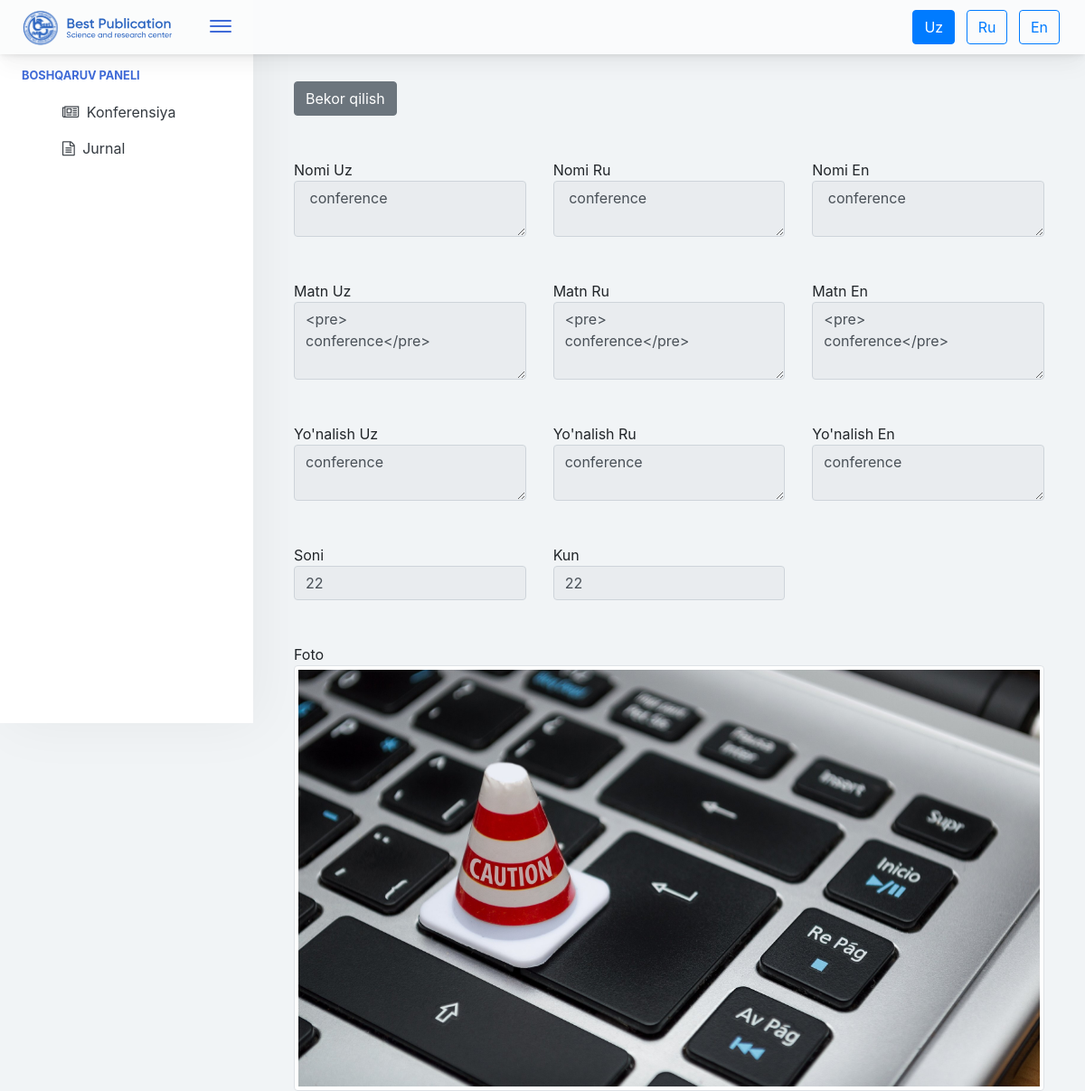
/admin/conference/view/1 (signed in), run on the app's committed database.
### tables this page shows
CREATE TABLE `conference` (
  `id` int(11) NOT NULL,
  `name_uz` varchar(255) NOT NULL,
  `name_en` varchar(255) NOT NULL,
  `name_ru` varchar(255) NOT NULL,
  `content_uz` text NOT NULL,
  `content_en` text NOT NULL,
  `content_ru` text NOT NULL,
  `photo` varchar(255) NOT NULL,
  `soni` varchar(255) NOT NULL,
  `kuni` varchar(255) NOT NULL,
  `yonalish_uz` varchar(255) NOT NULL,
  `yonalish_ru` varchar(255) NOT NULL,
  `yonalish_en` varchar(255) NOT NULL,
  `vaqt` datetime NOT NULL
);

### admin/config.php (called while the page is built, shortened)
<?php
$lang_count = 3;
if (isset($_COOKIE['lang'])){
    $lang = $_COOKIE['lang'];
}else {
    $lang = "uz";
}
$uri = explode("/",$_SERVER['REQUEST_URI']);

### admin/pages/conference/view.php (the view, shortened to what this page needs)
<?php
global $uri;
global $lang_count;
global $lang;
global $local_strings;
$district = getOne($uri[4], "conference");
?>
<div class="container">
    <div class="row">
        <div class="col">
            <a href="/admin/<? echo $uri[2];?>" class="btn btn-secondary"> <? echo $local_strings[$lang]['cancel']; ?> </a>
        </div>
    </div>
    <?
    if ($district !== null) {
        ?>
        <div class="row mt-5">
            <?
            if ($lang_count === 1) {
            }else {
                ?>
                <div class="col-4">
                    <span><? echo $local_strings[$lang]['name'];?> Uz</span>
                    <textarea class="form-control" rows="2" disabled> <? echo $district['name_uz']; ?> </textarea>
                </div>
                <div class="col-4">
                    <span><? echo $local_strings[$lang]['name'];?> Ru</span>
                    <textarea class="form-control" rows="2" disabled> <? echo $district['name_ru']; ?> </textarea>
                </div>
                <div class="col-4">
                    <span><? echo $local_strings[$lang]['name'];?> En</span>
                    <textarea class="form-control" rows="2" disabled> <? echo $district['name_en']; ?> </textarea>
                </div>
                <?
            }
            if ($lang_count >= 3){
                echo "<div class='col-4 mt-5'>";
                echo "<span>".$local_strings[$lang]['description']." Uz</span>";
                echo "<textarea class='form-control' rows='3' disabled>".$district['content_uz']."</textarea>";
                echo "</div>";
                echo "<div class='col-4 mt-5'>";
                echo "<span>".$local_strings[$lang]['description']." Ru</span>";
                echo "<textarea class='form-control' rows='3' disabled>".$district['content_ru']."</textarea>";
                echo "</div>";
                echo "<div class='col-4 mt-5'>";
                echo "<span>".$local_strings[$lang]['description']." En</span>";
                echo "<textarea class='form-control' rows='3' disabled>".$district['content_en']."</textarea>";
                echo "</div>";
                echo "<div class='col-4 mt-5'>";
                echo "<span>".$local_strings[$lang]['pattern']." Uz</span>";
                echo "<textarea class='form-control' rows='2' disabled>".$district['yonalish_uz']."</textarea>";
                echo "</div>";
                echo "<div class='col-4 mt-5'>";
                echo "<span>".$local_strings[$lang]['pattern']." Ru</span>";
                echo "<textarea class='form-control' rows='2' disabled>".$district['yonalish_ru']."</textarea>";
                echo "</div>";
                echo "<div class='col-4 mt-5'>";
                echo "<span>".$local_strings[$lang]['pattern']." En</span>";
                echo "<textarea class='form-control' rows='2' disabled>".$district['yonalish_en']."</textarea>";
                echo "</div>";
                echo "<div class='col-4 mt-5'>";
                echo "<span>".$local_strings[$lang]['daycount']."</span>";
                echo "<input class='form-control' disabled value='".$district['soni']."'>";
                echo "</div>";
                echo "<div class='col-4 mt-5'>";
                echo "<span>".$local_strings[$lang]['p4']."</span>";
                echo "<input class='form-control' disabled value='".$district['kuni']."'>";
                echo "</div>";
                echo "<div class='col-12 mx-auto mt-5'>";
                echo "<span>".$local_strings[$lang]['photo']."</span>";
                echo "<img src='/uploads/".$district['photo']."' class='img-thumbnail'>";
                echo "</div>";
            }
            ?>
        </div>
        <?
    } else {
    }
    ?>
</div>

### admin/index.php (shortened to what this page needs)
<?php
include "./main_funcs.php";
include "./config.php";
global $uri;
global $count;
global $local_strings;
global $lang;
    ?>
<!doctype html>
<html lang="en">
<head>
    <link rel="stylesheet" type="text/css" href="/admin/style/style.css">
    <link rel="stylesheet" type="text/css" href="/admin/css/bootstrap.min.css">
    <link rel="stylesheet" type="text/css" href="/admin/css/font-awesome.min.css">
</head>
<body>
<div class="app-container app-theme-white body-tabs-shadow fixed-sidebar fixed-header">
    <div class="app-header header-shadow">
        <div class="app-header__logo">
            <div class="logo-src">
                <img src="/admin/images/logo.svg" alt="alternative" style="width: 180px; margin-top: -8px;">
            </div>
            <div class="header__pane ml-auto">
                <div>
                    <button type="button" class="hamburger close-sidebar-btn hamburger--elastic"
                            data-class="closed-sidebar">
                                <span class="hamburger-box">
                                    <span class="hamburger-inner"></span>
                                </span>
                    </button>
                </div>
            </div>
        </div>
        <div class="app-header__content">
            <div class="app-header-left">
                <div class="search-wrapper">
                    <div class="input-holder">
                    </div>
                </div>
            </div>
            <div class="app-header-right">
                <form method="post">
                    <input type="submit" name="lang" value="Uz"
                           class="btn mx-1 <? echo $lang === 'uz' ? "btn-primary" : 'btn-outline-primary'; ?>">
                    <input type="submit" name="lang" value="Ru"
                           class="btn mx-1 <? echo $lang === 'ru' ? "btn-primary" : 'btn-outline-primary'; ?>">
                    <input type="submit" name="lang" value="En"
                           class="btn mx-1 <? echo $lang === 'en' ? "btn-primary" : 'btn-outline-primary'; ?>">
                </form>
            </div>
        </div>
    </div>
    <div class="app-main">
        <div class="app-sidebar sidebar-shadow">
            <div class="scrollbar-sidebar">
                <div class="app-sidebar__inner">
                    <ul class="vertical-nav-menu">
                        <li class="app-sidebar__heading"><? echo $local_strings[$lang]["admin_panel"]; ?></li>
                        <li>
                            <a href="/admin/conference">
                                <i class="fa fa-newspaper-o mr-1"></i>
                                <? echo $local_strings[$lang]["sidebar5"]; ?>
                            </a>
                        </li>
                        <li>
                            <a href="/admin/blog">
                                <i class="fa fa-file-text-o mr-1"></i>
                                <? echo $local_strings[$lang]["sidebar2"]; ?>
                            </a>
                        </li>
                    </ul>
                </div>
            </div>
        </div>
        <div class="app-main__outer">
            <div class="app-main__inner">
                <?php
                if ($uri[1] === "admin") {
                    primary($uri, $count);
                }
                ?>
            </div>
        </div>
    </div>
</div>
</body>
</body>
</html>

### admin/main_funcs.php (shortened to what this page needs)
    <?php
function primary($uri, $count)
{
    if ($count === 3){
        switch ($uri[2]){
            case "blog" : include "./pages/blog/index.php";
                break;
            case "conference" : include "./pages/conference/index.php";
                break;
            default : null;
        }
    }
    elseif ($count === 5){
        if ($uri[3] === "view"){
            switch ($uri[2]){
                case "conference" : include "./pages/conference/view.php";
                    break;
            }
        }  elseif ($uri[3] === "add") {
            switch ($uri[2]){
                default : null;
            }
        } elseif ($uri[3] === "delete") {
            include "./pages/delete.php";
        }
    } else {
        echo "Not found";
    }
}
function getOne($id,$table)
{
    global $con;
    $sql = "select * from {$table} where id = '{$id}'";
    $r = mysqli_query($con, $sql);
    if (mysqli_num_rows($r) > 0) {
        return mysqli_fetch_array($r, MYSQLI_ASSOC);
    } else {
        return null;
    }
}
        ?><script>window.location.href = window.location.origin + "/admin/<?echo $page;?>"</script><?php

### data on the page
conference: name_uz "conference", name_ru "conference", name_en "conference", content_uz "<pre> conference</pre>", content_ru "<pre> conference</pre>", content_en "<pre> conference</pre>", yonalish_uz "conference", yonalish_ru "conference", yonalish_en "conference", soni "22", kuni "22", photo (picture)

### other printed values
$local_strings[$lang]["admin_panel"] "BOSHQARUV PANELI"
$local_strings[$lang]["sidebar5"] "Konferensiya"
$local_strings[$lang]["sidebar2"] "Jurnal"
$local_strings[$lang]['cancel'] "Bekor qilish"
$local_strings[$lang]['name'] "Nomi"
$local_strings[$lang]['description'] "Matn"
$local_strings[$lang]['pattern'] "Yo'nalish"
$local_strings[$lang]['daycount'] "Soni"
$local_strings[$lang]['p4'] "Kun"
$local_strings[$lang]['photo'] "Foto"
